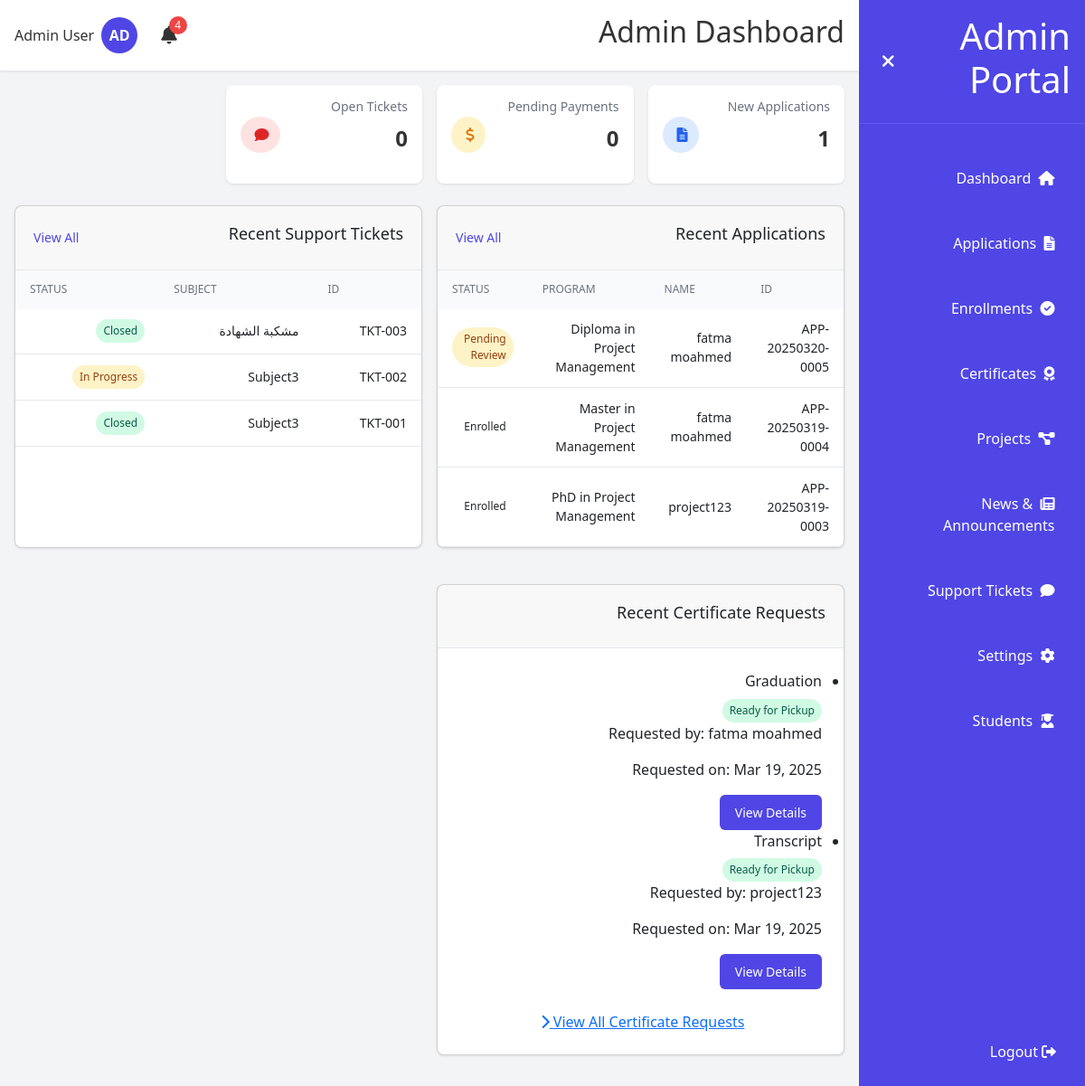
The app's page /admin/dashboard (signed in) with its own data.
### models.py (models this page shows, shortened)
class User(db.Model, UserMixin):
    __tablename__ = 'user'
    __table_args__ = {'extend_existing': True}
    id = db.Column(db.Integer, primary_key=True)
    email = db.Column(db.String(120), unique=True, nullable=False)
    password_hash = db.Column(db.String(128), nullable=False)
    full_name = db.Column(db.String(100), nullable=False)
    phone = db.Column(db.String(20), nullable=True)
    nationality = db.Column(db.String(50), nullable=True)
    education = db.Column(db.String(50), nullable=True)
    role = db.Column(db.String(20), default='student')
    created_at = db.Column(db.DateTime, default=datetime.utcnow)
    applications = db.relationship('Application', backref='user', lazy=True)
    documents = db.relationship('Document', backref='user', lazy=True)
    certificates = db.relationship('Certificate', backref='user', lazy=True)
    tickets = db.relationship('Ticket', backref='user', lazy=True)
    notifications = db.relationship('Notification', backref='user', lazy=True)
    def is_admin(self):
        return self.role == 'admin'

class Application(db.Model):
    __tablename__ = 'application'
    __table_args__ = {'extend_existing': True}
    id = db.Column(db.Integer, primary_key=True)
    app_id = db.Column(db.String(20), unique=True, nullable=False)
    user_id = db.Column(db.Integer, db.ForeignKey('user.id'), nullable=False)
    program = db.Column(db.String(200), nullable=False)  # This stores the program name
    program_id = db.Column(db.Integer, db.ForeignKey('programs.id'), nullable=True)
    program_relation = db.relationship('Program', backref='applications', lazy=True)
    status = db.Column(db.String(50), default='Pending Review')
    payment_status = db.Column(db.String(20), default='Pending')
    date_submitted = db.Column(db.DateTime, default=datetime.utcnow)

class Ticket(db.Model):
    __tablename__ = 'ticket'
    __table_args__ = {'extend_existing': True}
    id = db.Column(db.Integer, primary_key=True)
    ticket_id = db.Column(db.String(20), unique=True, nullable=False)
    user_id = db.Column(db.Integer, db.ForeignKey('user.id'), nullable=False)
    subject = db.Column(db.String(100), nullable=False)
    status = db.Column(db.String(20), default='Open')
    created_at = db.Column(db.DateTime, default=datetime.utcnow)
    messages = db.relationship('TicketMessage', backref='ticket', lazy=True, order_by='TicketMessage.created_at')

class Certificate(db.Model):
    __tablename__ = 'certificates'
    __table_args__ = {'extend_existing': True}
    id = db.Column(db.Integer, primary_key=True)
    cert_id = db.Column(db.String(20), unique=True)
    user_id = db.Column(db.Integer, db.ForeignKey('user.id'), nullable=False)
    type = db.Column(db.String(100), nullable=False)
    purpose = db.Column(db.Text)
    copies = db.Column(db.Integer, default=1)
    status = db.Column(db.String(50), default='Pending')
    payment_status = db.Column(db.String(20), default='Pending')
    request_date = db.Column(db.DateTime, default=datetime.utcnow)

### run.py (the view)
@app.route('/admin/dashboard')
@login_required
def admin_dashboard():
    if not current_user.is_admin():
        flash('Access denied: Admin privileges required', 'danger')
        return redirect(url_for('student_dashboard'))
    applications_count = Application.query.filter_by(status='Pending Review').count()
    payment_pending_count = Application.query.filter_by(status='Documents Approved', payment_status='Pending').count()
    certificate_requests = Certificate.query.count()
    open_tickets = Ticket.query.filter_by(status='Open').count()
    recent_applications = Application.query.order_by(Application.date_submitted.desc()).limit(3).all()
    recent_tickets = Ticket.query.order_by(Ticket.created_at.desc()).limit(3).all()
    recent_certificates = Certificate.query.order_by(Certificate.request_date.desc()).limit(3).all()
    return render_template('admin/dashboard.html',
                          applications_count=applications_count,
                          payment_pending_count=payment_pending_count,
                          certificate_requests=certificate_requests,
                          open_tickets=open_tickets,
                          recent_applications=recent_applications,
                          recent_tickets=recent_tickets,
                          recent_certificates=recent_certificates)

### templates/admin/dashboard.html (shortened to what this page needs)
{% extends "admin_layout.html" %}
{% block page_title %}Admin Dashboard{% endblock %}
{% block main_content %}
<div class="stats-grid">
    <div class="stat-card">
        <div class="stat-content">
            <div>
                <h3 class="stat-title">New Applications</h3>
                <p class="stat-value">{{ applications_count }}</p>
            </div>
            <div class="stat-icon blue">
                <i class="fas fa-file-alt"></i>
            </div>
        </div>
    </div>
    <div class="stat-card">
        <div class="stat-content">
            <div>
                <h3 class="stat-title">Pending Payments</h3>
                <p class="stat-value">{{ payment_pending_count }}</p>
            </div>
            <div class="stat-icon yellow">
                <i class="fas fa-dollar-sign"></i>
            </div>
        </div>
    </div>
    <div class="stat-card">
        <div class="stat-content">
            <div>
                <h3 class="stat-title">Open Tickets</h3>
                <p class="stat-value">{{ open_tickets }}</p>
            </div>
            <div class="stat-icon red">
                <i class="fas fa-comment"></i>
            </div>
        </div>
    </div>
</div>
<div class="dashboard-grid">
    <div class="card">
        <div class="card-header">
            <h3>Recent Applications</h3>
            <a href="{{ url_for('admin_applications') }}" class="view-all">View All</a>
        </div>
        <div class="table-container">
            <table>
                <thead>
                    <tr>
                        <th>ID</th>
                        <th>Name</th>
                        <th>Program</th>
                        <th>Status</th>
                    </tr>
                </thead>
                <tbody>
                    {% for app in recent_applications %}
                        <tr>
                            <td>{{ app.app_id }}</td>
                            <td>{{ app.user.full_name }}</td>
                            <td>{{ app.program }}</td>
                            <td>
                                <span class="status-badge
                                    {% if app.status == 'Pending Review' %}yellow
                                    {% elif app.status == 'Documents Approved' %}green
                                    {% elif app.status == 'Documents Rejected' %}red
                                    {% elif app.status == 'Payment Pending' %}blue
                                    {% endif %}">
                                    {{ app.status }}
                                </span>
                            </td>
                        </tr>
                    {% else %}
                        <tr>
                            <td colspan="4" class="text-center">No recent applications</td>
                        </tr>
                    {% endfor %}
                </tbody>
            </table>
        </div>
    </div>
    <div class="card">
        <div class="card-header">
            <h3>Recent Support Tickets</h3>
            <a href="{{ url_for('admin_tickets') }}" class="view-all">View All</a>
        </div>
        <div class="table-container">
            <table>
                <thead>
                    <tr>
                        <th>ID</th>
                        <th>Subject</th>
                        <th>Status</th>
                    </tr>
                </thead>
                <tbody>
                    {% for ticket in recent_tickets %}
                        <tr>
                            <td>{{ ticket.ticket_id }}</td>
                            <td>{{ ticket.subject }}</td>
                            <td>
                                <span class="status-badge
                                    {% if ticket.status == 'Open' %}red
                                    {% elif ticket.status == 'In Progress' %}yellow
                                    {% elif ticket.status == 'Closed' %}green
                                    {% endif %}">
                                    {{ ticket.status }}
                                </span>
                            </td>
                        </tr>
                    {% else %}
                        <tr>
                            <td colspan="3" class="text-center">No recent tickets</td>
                        </tr>
                    {% endfor %}
                </tbody>
            </table>
        </div>
    </div>
    <div class="card">
        <div class="card-header">
            <h3>Recent Certificate Requests</h3>
        </div>
        <div class="card-body">
            {% if recent_certificates %}
                <ul class="recent-list">
                    {% for certificate in recent_certificates %}
                    <li class="recent-item">
                        <div class="recent-item-header">
                            <h4>{{ certificate.type }}</h4>
                            <span class="status-badge
                                {% if certificate.status == 'Pending Payment' %}yellow
                                {% elif certificate.status == 'Processing' %}blue
                                {% elif certificate.status == 'Ready for Pickup' %}green
                                {% endif %}">
                                {{ certificate.status }}
                            </span>
                        </div>
                        <p>Requested by: {{ certificate.user.full_name }}</p>
                        <p>Requested on: {{ certificate.request_date|format_date }}</p>
                        <div class="item-actions">
                            <a href="{{ url_for('admin_certificates') }}?cert_id={{ certificate.cert_id }}" class="btn primary btn-sm">View Details</a>
                        </div>
                    </li>
                    {% endfor %}
                </ul>
            {% else %}
                <p class="text-muted">No recent certificate requests.</p>
            {% endif %}
            <div class="text-center mt-4">
                <a href="{{ url_for('admin_certificates') }}" class="view-all-link">
                    View All Certificate Requests
                    <i class="fas fa-chevron-right"></i>
                </a>
            </div>
        </div>
    </div>
</div>
{% endblock %}

### templates/admin_layout.html (shortened to what this page needs)
{% extends "base.html" %}
{% block content %}
<div class="dashboard-container">
    <div id="sidebar" class="sidebar">
        <div class="sidebar-header">
            <h1 id="sidebar-title">Admin Portal</h1>
            <button id="toggle-sidebar" class="btn-icon">
                <i class="fas fa-times"></i>
            </button>
        </div>
        <nav class="sidebar-nav">
            <ul class="nav-list">
                <li class="nav-item">
                    <a href="{{ url_for('admin_dashboard') }}" class="nav-link {% if request.endpoint == 'admin_dashboard' %}active{% endif %}">
                        <i class="fas fa-home"></i>
                        <span class="nav-text">Dashboard</span>
                    </a>
                </li>
                <li class="nav-item">
                    <a href="{{ url_for('admin_applications') }}" class="nav-link {% if request.endpoint == 'admin_applications' %}active{% endif %}" id="admin-applications-link">
                        <i class="fas fa-file-alt"></i>
                        <span class="nav-text">Applications</span>
                    </a>
                </li>
                <li class="nav-item">
                    <a href="{{ url_for('admin_enrollments') }}" class="nav-link {% if request.endpoint == 'admin_enrollments' %}active{% endif %}">
                        <i class="fas fa-check-circle"></i>
                        <span class="nav-text">Enrollments</span>
                    </a>
                </li>
                <li class="nav-item">
                    <a href="{{ url_for('admin_certificates') }}" class="nav-link {% if request.endpoint == 'admin_certificates' %}active{% endif %}">
                        <i class="fas fa-award"></i>
                        <span class="nav-text">Certificates</span>
                    </a>
                </li>
                <li class="nav-item">
                    <a href="{{ url_for('admin_projects') }}" class="nav-link {% if request.endpoint == 'admin_projects' %}active{% endif %}">
                        <i class="fas fa-project-diagram"></i>
                        <span class="nav-text">Projects</span>
                    </a>
                </li>
                <li class="nav-item">
                    <a href="{{ url_for('admin_news') }}" class="nav-link {% if request.endpoint == 'admin_news' %}active{% endif %}">
                        <i class="fas fa-newspaper"></i>
                        <span class="nav-text">News & Announcements</span>
                    </a>
                </li>
                <li class="nav-item">
                    <a href="{{ url_for('admin_tickets') }}" class="nav-link {% if request.endpoint == 'admin_tickets' %}active{% endif %}">
                        <i class="fas fa-comment"></i>
                        <span class="nav-text">Support Tickets</span>
                    </a>
                </li>
                <li class="nav-item">
                    <a href="{{ url_for('admin_settings') }}" class="nav-link {% if request.endpoint == 'admin_settings' %}active{% endif %}">
                        <i class="fas fa-cog"></i>
                        <span class="nav-text">Settings</span>
                    </a>
                </li>
                <li class="nav-item">
                    <a href="{{ url_for('admin_students') }}" class="nav-link {% if request.endpoint == 'admin_students' %}active{% endif %}">
                        <i class="fas fa-user-graduate"></i>
                        <span>Students</span>
                    </a>
                </li>
            </ul>
        </nav>
        <div class="logout-container">
            <a href="{{ url_for('logout') }}" class="nav-item">
                <i class="fas fa-sign-out-alt"></i>
                <span class="nav-text">Logout</span>
            </a>
        </div>
    </div>
    <div class="main-content">
        <header class="header">
            <div class="header-content">
                <h2 id="page-title">{% block page_title %}Dashboard{% endblock %}</h2>
                <div class="header-actions">
                    <div class="notification-container">
                        <button id="notification-btn" class="btn-icon">
                            <i class="fas fa-bell"></i>
                            {% set unread_notifications = current_user.notifications|selectattr('read', 'equalto', false)|list %}
                            {% if unread_notifications %}
                                <span id="notification-badge" class="notification-badge">{{ unread_notifications|length }}</span>
                            {% endif %}
                        </button>
                    </div>
                    <div class="user-container">
                        <div class="avatar">AD</div>
                        <span id="user-name" class="user-name">{{ current_user.full_name }}</span>
                    </div>
                </div>
            </div>
        </header>
        <main class="content">
            {% block main_content %}{% endblock %}
        </main>
    </div>
</div>
{% endblock %}

### records on screen
User: full_name "Admin User"
Application: app_id "APP-20250320-0005", user.full_name "fatma moahmed", program "Diploma in Project Management", status "Pending Review"
Application: app_id "APP-20250319-0004", user.full_name "fatma moahmed", program "Master in Project Management", status "Enrolled"
Application: app_id "APP-20250319-0003", user.full_name "project123", program "PhD in Project Management", status "Enrolled"
Ticket: ticket_id "TKT-003", subject "مشكبة الشهادة", status "Closed"
Ticket: ticket_id "TKT-002", subject "Subject3", status "In Progress"
Ticket: ticket_id "TKT-001", subject "Subject3", status "Closed"
Certificate: type "Graduation", status "Ready for Pickup", user.full_name "fatma moahmed", request_date "Mar 19, 2025"
Certificate: type "Transcript", status "Ready for Pickup", user.full_name "project123", request_date "Mar 19, 2025"

### other values on screen
{{ unread_notifications|length }} "4"
{{ applications_count }} "1"
{{ payment_pending_count }} "0"
{{ open_tickets }} "0"
